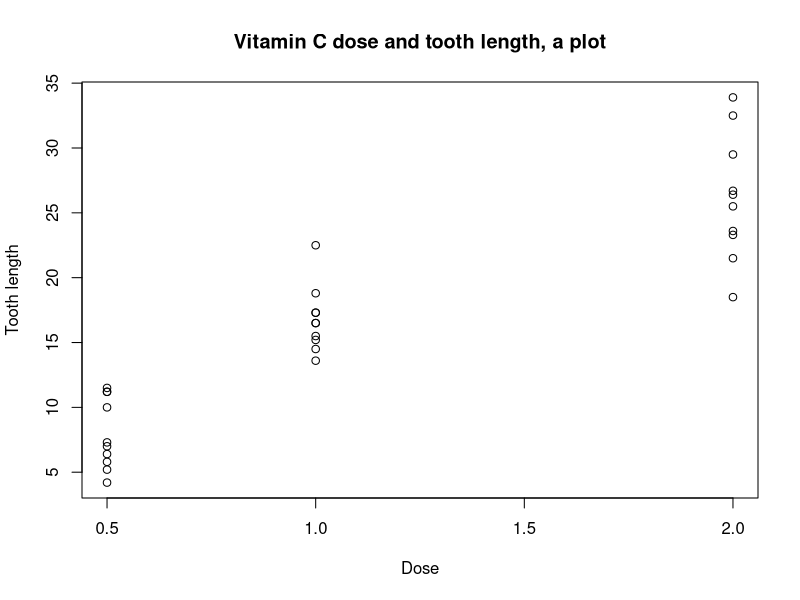
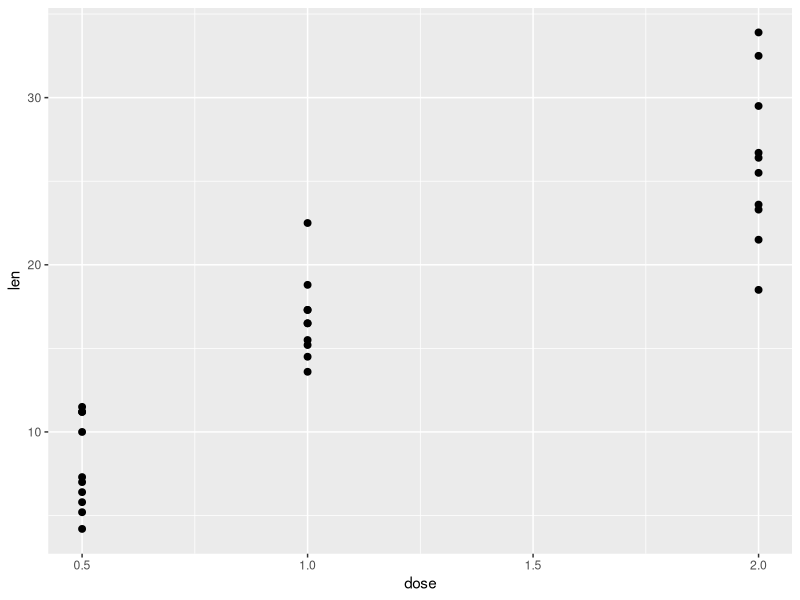
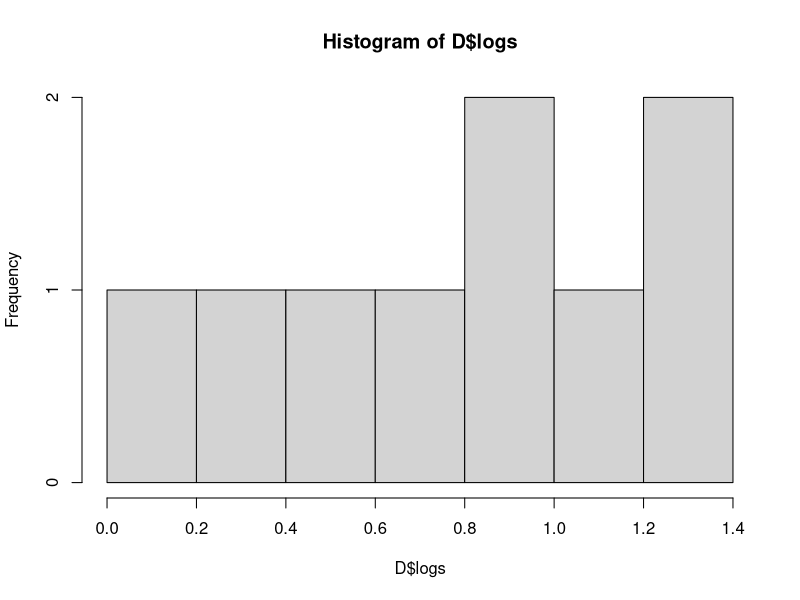

Reproduce these figures in R, in order.
## ---- chunk 1
printAnswers <- TRUE
## ---- chunk 2
library(mice)
?data
data( package = "mice")
?`mice-package`
## ---- chunk 3
?ToothGrowth

head(ToothGrowth)

summary(ToothGrowth)

table(ToothGrowth$supp, ToothGrowth$dose)

plot( x = ToothGrowth$dose[ ToothGrowth$supp == "VC" ], 
      y = ToothGrowth$len[ ToothGrowth$supp == "VC" ],
      main = "Vitamin C dose and tooth length, a plot",
      xlab="Dose", ylab="Tooth length")
## ---- chunk 4
library(dplyr)
library(ggplot2)
ToothGrowth %>% 
  filter(supp == "VC") %>% 
  ggplot(aes( x = dose, y = len)) +
  geom_point( size = 2 ) 
## ---- chunk 5
?HairEyeColor
class(HairEyeColor)
HairEyeColor
## ---- chunk 6
A <- HairEyeColor[,,2]
A
class(A)
A <- as.data.frame(A)
class(A)
## ---- chunk 7
# Coerce to data.frame
A <- as.data.frame(HairEyeColor) 
head(A)
A[A$Sex == "Female",]
## ---- chunk 8
library(dplyr)

HairEyeColor %>% 
  as_data_frame() %>% 
  filter( Sex == "Female")
## ---- chunk 9
## Number of brown-haired students
sum(HairEyeColor["Brown",,])

## Which group is the smallest?
min(HairEyeColor)

## Base R
which( HairEyeColor == min(HairEyeColor), arr.ind = TRUE )

## dplyr syntax
HairEyeColor %>% as_tibble() %>% filter(n == min(n))
## ---- chunk 10
a <- seq( from = 0, to = 0.8, by = 0.1)
b <- rep(1:3, 3)
c <- LETTERS[ 1:9 ]

D <- data.frame(fractions = a, numbers = b, letters = c)
D$logs <- log( D$numbers + D$fractions )

hist(D$logs)
## ---- chunk 11
save(D, file = "MyData.RDS")
## ---- chunk 12
getwd()
